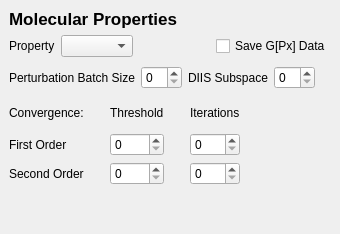
             <widget class="QWidget" name="OptionsProperties" >
              <layout class="QVBoxLayout" >
               <property name="margin" >
                <number>9</number>
               </property>
               <property name="spacing" >
                <number>6</number>
               </property>
               <item>
                <widget class="QLabel" name="label_168" >
                 <property name="text" >
                  <string>&lt;html>&lt;head>&lt;meta name="qrichtext" content="1" />&lt;/head>&lt;body style=" white-space: pre-wrap; font-family:Lucida Grande; font-size:13pt; font-weight:400; font-style:normal; text-decoration:none;">&lt;p style=" margin-top:0px; margin-bottom:0px; margin-left:0px; margin-right:0px; -qt-block-indent:0; text-indent:0px;">&lt;span style=" font-weight:600;">Molecular Properties&lt;/span>&lt;/p>&lt;/body>&lt;/html></string>
                 </property>
                </widget>
               </item>
               <item>
                <layout class="QHBoxLayout" >
                 <property name="margin" >
                  <number>0</number>
                 </property>
                 <property name="spacing" >
                  <number>6</number>
                 </property>
                 <item>
                  <widget class="QLabel" name="label_169" >
                   <property name="text" >
                    <string>Property</string>
                   </property>
                  </widget>
                 </item>
                 <item>
                  <widget class="QComboBox" name="moprop" />
                 </item>
                 <item>
                  <spacer>
                   <property name="orientation" >
                    <enum>Qt::Horizontal</enum>
                   </property>
                   <property name="sizeHint" >
                    <size>
                     <width>40</width>
                     <height>20</height>
                    </size>
                   </property>
                  </spacer>
                 </item>
                 <item>
                  <widget class="QCheckBox" name="moprop_save_last_gpx" >
                   <property name="text" >
                    <string>Save G[Px] Data</string>
                   </property>
                  </widget>
                 </item>
                </layout>
               </item>
               <item>
                <layout class="QHBoxLayout" >
                 <property name="margin" >
                  <number>0</number>
                 </property>
                 <property name="spacing" >
                  <number>6</number>
                 </property>
                 <item>
                  <widget class="QLabel" name="label_79" >
                   <property name="text" >
                    <string>Perturbation Batch Size</string>
                   </property>
                  </widget>
                 </item>
                 <item>
                  <widget class="QSpinBox" name="moprop_perturbations" />
                 </item>
                 <item>
                  <widget class="QLabel" name="label_175" >
                   <property name="text" >
                    <string>DIIS Subspace</string>
                   </property>
                  </widget>
                 </item>
                 <item>
                  <widget class="QSpinBox" name="moprop_diis_subspace" />
                 </item>
                 <item>
                  <spacer>
                   <property name="orientation" >
                    <enum>Qt::Horizontal</enum>
                   </property>
                   <property name="sizeHint" >
                    <size>
                     <width>16</width>
                     <height>29</height>
                    </size>
                   </property>
                  </spacer>
                 </item>
                </layout>
               </item>
               <item>
                <layout class="QGridLayout" >
                 <property name="margin" >
                  <number>0</number>
                 </property>
                 <property name="spacing" >
                  <number>6</number>
                 </property>
                 <item row="2" column="0" >
                  <widget class="QLabel" name="label_172" >
                   <property name="text" >
                    <string>Second Order</string>
                   </property>
                  </widget>
                 </item>
                 <item row="1" column="0" >
                  <widget class="QLabel" name="label_171" >
                   <property name="text" >
                    <string>First Order</string>
                   </property>
                  </widget>
                 </item>
                 <item row="1" column="4" >
                  <widget class="QSpinBox" name="moprop_max_cycles_level_1" />
                 </item>
                 <item row="0" column="0" >
                  <widget class="QLabel" name="label_170" >
                   <property name="text" >
                    <string>Convergence:</string>
                   </property>
                  </widget>
                 </item>
                 <item row="0" column="2" >
                  <widget class="QLabel" name="label_173" >
                   <property name="text" >
                    <string>Threshold</string>
                   </property>
                  </widget>
                 </item>
                 <item row="0" column="3" >
                  <spacer>
                   <property name="orientation" >
                    <enum>Qt::Horizontal</enum>
                   </property>
                   <property name="sizeType" >
                    <enum>QSizePolicy::Fixed</enum>
                   </property>
                   <property name="sizeHint" >
                    <size>
                     <width>20</width>
                     <height>29</height>
                    </size>
                   </property>
                  </spacer>
                 </item>
                 <item row="2" column="4" >
                  <widget class="QSpinBox" name="moprop_max_cycles_level_2" />
                 </item>
                 <item row="1" column="2" >
                  <widget class="QSpinBox" name="moprop_convergence_level_1" />
                 </item>
                 <item row="2" column="2" >
                  <widget class="QSpinBox" name="moprop_convergence_level_2" />
                 </item>
                 <item row="0" column="5" >
                  <spacer>
                   <property name="orientation" >
                    <enum>Qt::Horizontal</enum>
                   </property>
                   <property name="sizeHint" >
                    <size>
                     <width>40</width>
                     <height>20</height>
                    </size>
                   </property>
                  </spacer>
                 </item>
                 <item row="0" column="4" >
                  <widget class="QLabel" name="label_174" >
                   <property name="text" >
                    <string>Iterations</string>
                   </property>
                  </widget>
                 </item>
                 <item row="0" column="1" >
                  <spacer>
                   <property name="orientation" >
                    <enum>Qt::Horizontal</enum>
                   </property>
                   <property name="sizeType" >
                    <enum>QSizePolicy::Fixed</enum>
                   </property>
                   <property name="sizeHint" >
                    <size>
                     <width>20</width>
                     <height>29</height>
                    </size>
                   </property>
                  </spacer>
                 </item>
                </layout>
               </item>
               <item>
                <spacer>
                 <property name="orientation" >
                  <enum>Qt::Vertical</enum>
                 </property>
                 <property name="sizeHint" >
                  <size>
                   <width>20</width>
                   <height>40</height>
                  </size>
                 </property>
                </spacer>
               </item>
              </layout>
             </widget>
